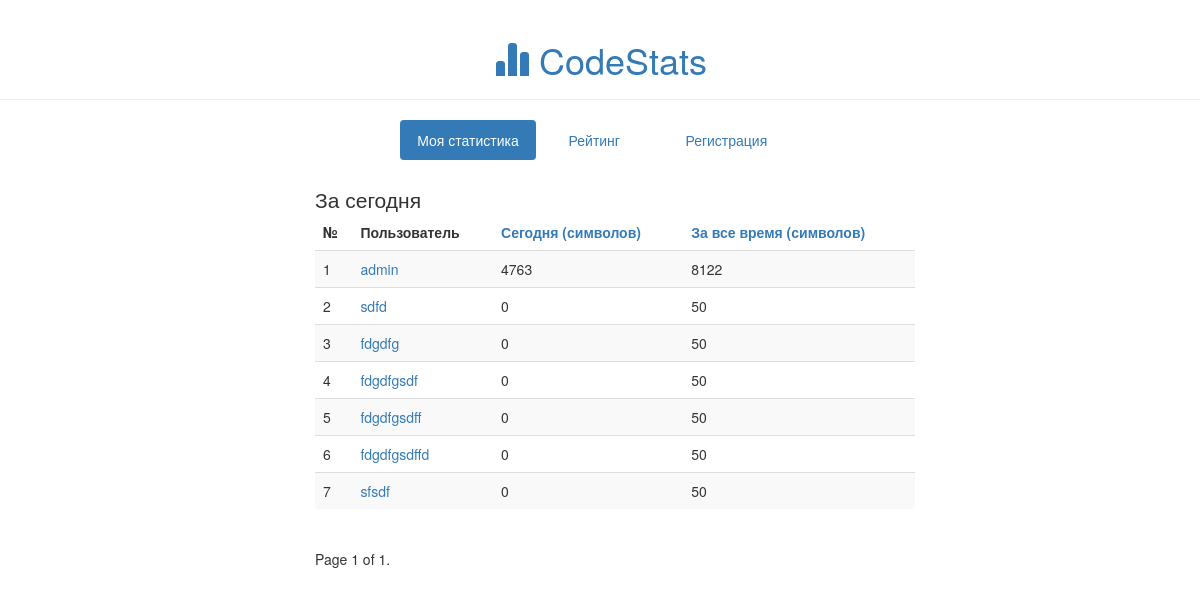
The page /top/day on the database as committed earlier.
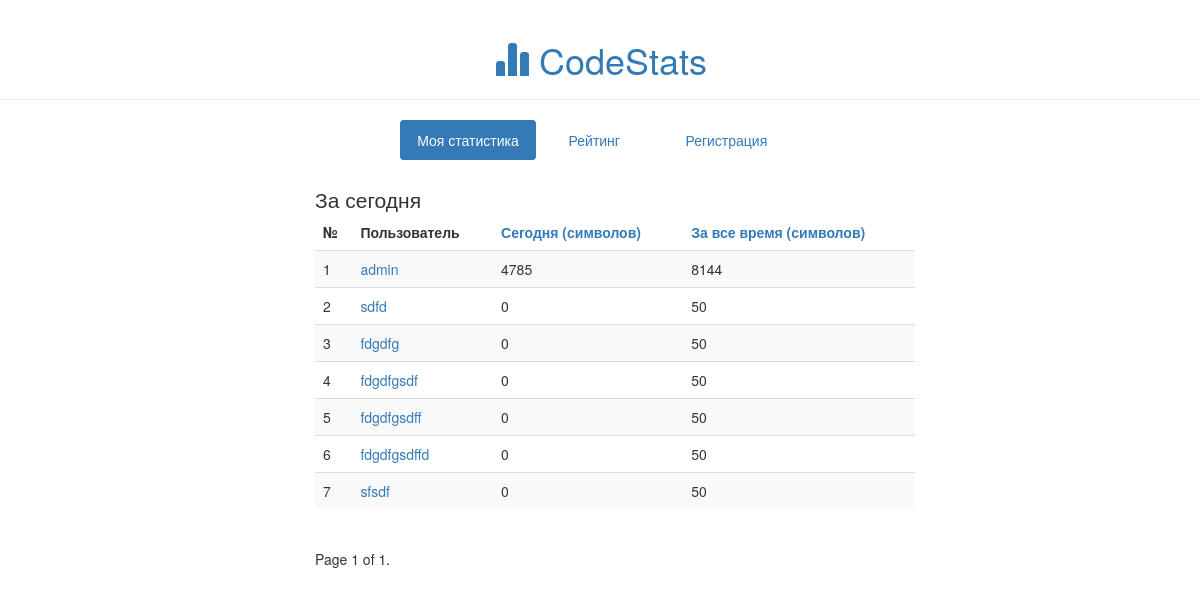
The same page on the database as committed later.
### index/models.py (models this page shows, shortened)
class Counter(models.Model):
    user = models.ForeignKey(User, on_delete=models.CASCADE)
    counter_for_all_time = models.IntegerField(default=0)
    counter_for_day = models.IntegerField(default=0)

### index/views.py (the view)
# urls.py: url(r'^top/day$', views.topday, name='topday'),
def topday(request):
    result = Counter.objects.all().order_by('-counter_for_day')
    paginator = Paginator(result, 10)
    page = request.GET.get('page')
    try:
        result = paginator.page(page)
    except PageNotAnInteger:
        result = paginator.page(1)
    except EmptyPage:
        result = paginator.page(paginator.num_pages)
    context = {'result': result}
    return render(request, 'index/topday.html', context)

### index/templates/index/topday.html (shortened to what this page needs)
{% extends 'index/base.html' %}
{% block content %}
{% if result %}
<div class="rating">
<p class="lead">За сегодня</p>
<table class="table table-striped">
<thead>
<tr>
<td>
<strong>№</strong>
</td>
<td>
<strong>Пользователь</strong>
</td>
<td>
<a href="/top/day"><strong>Сегодня (символов)</strong></a>
</td>
<td>
<a href="/top/all"><strong>За все время (символов)</strong></a>
</td>
</tr>
</thead>
<tbody>
{% for counter in result %}
<tr>
<td>
{{ forloop.counter }}
</td>
<td>
<a href="/index/{{ counter.user.username }}">{{ counter.user.username }}</a>
</td>
<td>
{{ counter.counter_for_day }}
</td>
<td>
{{ counter.counter_for_all_time }}
</td>
</tr>
{% endfor %}
</tbody>
</table>
<div class="pagination">
    <span class="step-links">
        <span class="current">
            Page {{ result.number }} of {{ result.paginator.num_pages }}.
        </span>
    </span>
</div>
</div>
{% else %}
<p>404 - page not found.</p>
{% endif %}
{% endblock content %}

### index/templates/index/base.html (shortened to what this page needs)
{% load staticfiles %}
<!DOCTYPE html>
<html>
        <head>
            <link rel="stylesheet" href="//maxcdn.bootstrapcdn.com/bootstrap/3.2.0/css/bootstrap.min.css">
            <link rel="stylesheet" href="//maxcdn.bootstrapcdn.com/bootstrap/3.2.0/css/bootstrap-theme.min.css">
            <link rel="stylesheet" href="{% static 'css/codestats.css' %}">
        </head>
        <body>
            <div class="page-header" style="text-align: center;">
                <h1><a href="/index"><span class="glyphicon glyphicon-stats"></span> CodeStats</a></h1>
            </div>
            <div class="navigation">
                <ul class="nav nav-pills nav-justified">
                <li class="active"><a href='/index'>Моя статистика</a></li>
                <li><a href="/top/day">Рейтинг</a></li>
                <li><a href="/sign_up">Регистрация</a></li>
                </ul>
            </div>
            <div class="container">
                <div class="row">
                    <div class="col-md-8">
                    {% block content %}
                    {% endblock %}
                    </div>
                </div>
            </div>
        </body>
    </html>

### index/static/css/codestats.css (style rules this page uses)
.navigation { width: 400px; margin: 0 auto; }
.container { width: 600px; margin: 0 auto; }
.lead { margin-bottom: 0px; }
.rating { width: 600px; padding-top: 25px; }

Rows that differ between the two databases and show on the page:
changed Counter "admin": counter_for_day "4763" → "4785"; counter_for_all_time "8122" → "8144"
